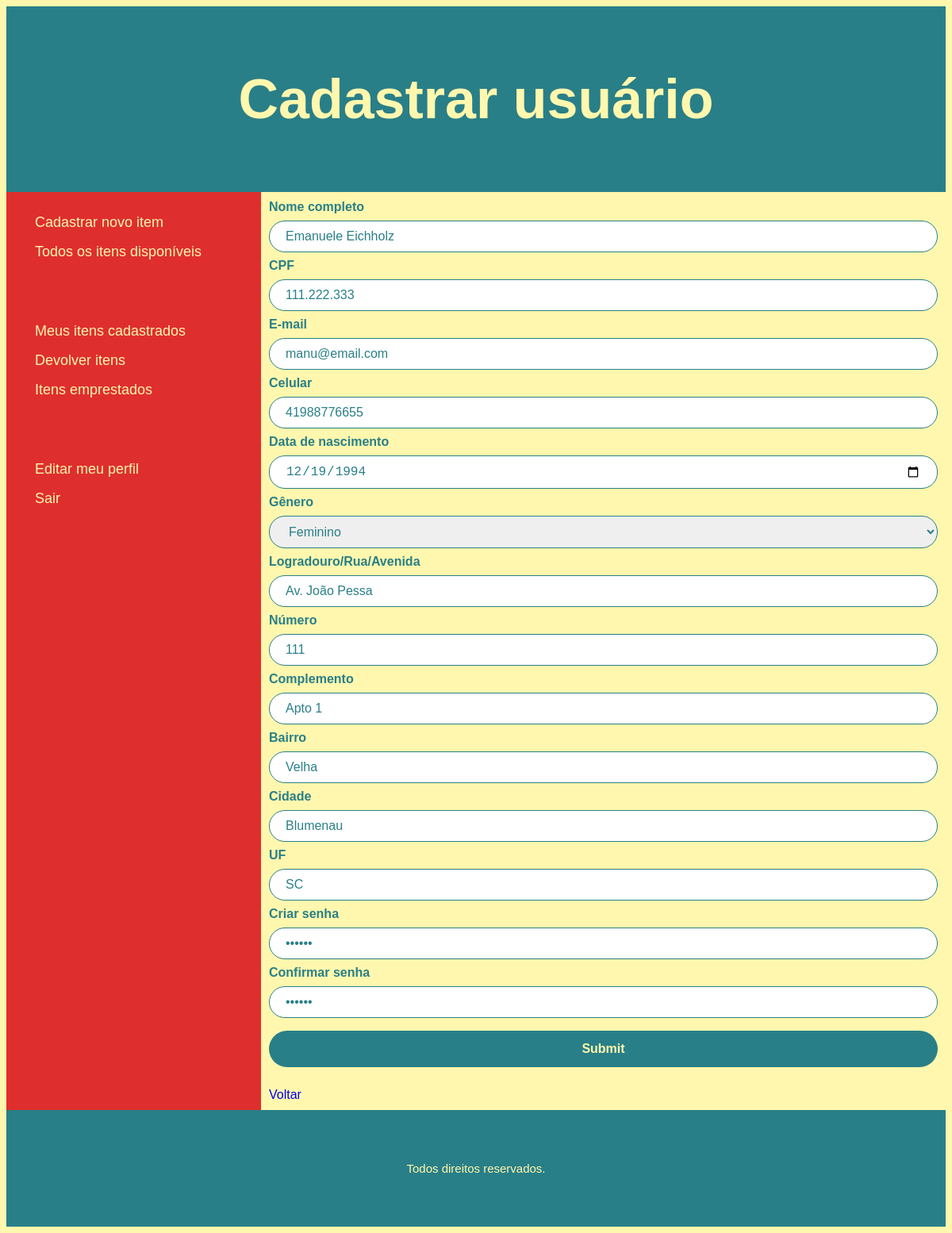
Screenshot of /cadastro-usuario.php?id=19 (signed in) with the database file from the repository.
### tables this page shows
CREATE TABLE `usuarios` (
  `id` int(11) NOT NULL,
  `nome` varchar(100) NOT NULL,
  `email` varchar(100) NOT NULL,
  `cpf` varchar(11) NOT NULL,
  `celular` varchar(13) NOT NULL,
  `dtnasc` date NOT NULL,
  `genero` varchar(1) NOT NULL,
  `logradouro` varchar(100) NOT NULL,
  `numero` int(10) NOT NULL,
  `complemento` varchar(100) NOT NULL,
  `bairro` varchar(50) NOT NULL,
  `cidade` varchar(50) NOT NULL,
  `uf` varchar(2) NOT NULL,
  `senha` varchar(20) NOT NULL
);

### cadastro-usuario.php (the view, shortened to what this page needs)
<?php
    include "includes/topo.php";
	include "includes/conecta.php";
	$nome = "";
	$email = "";
	$cpf = "";
	$celular = "";
	$dtnasc = "";
	$genero = "";
    $logradouro = "";
    $numero = "";
    $complemento = "";
    $bairro = "";
    $cidade = "";
    $uf = "";
    $senha = "";
	if(isset($_GET['id'])){
        ?>
        <header>
        <h1>Cadastrar usuário</h1>
        </header>
         <section>
        <?php
        include "includes/menu.php";
		$id = $_GET['id'];
		$sql = "SELECT * FROM usuarios WHERE id = $id";
		$res = mysqli_query($conn, $sql);
		$row = mysqli_fetch_assoc($res);
        $nome = $row['nome'];
        $email = $row['email'];
        $cpf = $row['cpf'];
        $celular = $row['celular'];
        $dtnasc = $row['dtnasc'];
        $genero = $row['genero'];
        $logradouro = $row['logradouro'];
        $numero = $row['numero'];
        $complemento = $row['complemento'];
        $bairro = $row['bairro'];
        $cidade = $row['cidade'];
        $uf = $row['uf'];
        $senha = $row['senha'];
    }
?>
            <article>
                <form action="recebe-usuario.php" method="post">
                    <label for="nome">Nome completo</label><input type="text" name="nome" value="<?php echo $nome; ?>"/><br/>
                    <label for="cpf">CPF</label> <input type="text" name="cpf" value="<?php echo $cpf; ?>" /><br/>
                    <label for="email">E-mail</label> <input type="email" name="email" value="<?php echo $email; ?>" /><br>
                    <label for="celular">Celular</label> <input type="text" name="celular" value="<?php echo $celular; ?>" /><br/>
                    <label for="dtnasc">Data de nascimento</label> <input type="date" name="dtnasc" value="<?php echo $dtnasc; ?>" /><br/>
                    <label for="genero">Gênero</label>
                    <select name="genero">
                        <option value = "Masculino" <?php if($genero=='F') { echo "selected";}?>>Feminino</option>
                    </select><br/>
                    <label for="logradouro">Logradouro/Rua/Avenida</label> <input type="text" name="logradouro" value="<?php echo $logradouro; ?>" /><br/>
                    <label for="numero"> Número</label> <input type="text" name="numero" value="<?php echo $numero; ?>" /><br/>
                    <label for="complemento">Complemento</label>  <input type="text" name="complemento" value="<?php echo $complemento; ?>" /><br/>
                    <label for="bairro">Bairro</label> <input type="text" name="bairro" value="<?php echo $bairro; ?>"  /><br/>
                    <label for="cidade">Cidade</label> <input type="text" name="cidade" value="<?php echo $cidade; ?>"  /><br/>
                    <label for="uf">UF</label> <input type="text" name="uf" value="<?php echo $uf; ?>" /><br/>
                    <label for="senha">Criar senha</label> <input type="password" name="senha" value="<?php echo $senha;?>"  /><br/>
                    <label for="senha">Confirmar senha</label> <input type="password" name="senha" value="<?php echo $senha;?>" /><br/>
                    <input type="submit" name="enviar"/><br/><br/>
                    <a href="index.php">Voltar</a>
                </form>
            </article>
        </section>
 <?php
    include "includes/rodape.php";
?>

### css/estilo.css (style rules this page uses)
* { box-sizing: border-box; text-decoration: none; }
body { font-family: 'Lucida Sans', 'Lucida Sans Regular', 'Lucida Grande', 'Lucida Sans Unicode', Geneva, Verdana, sans-serif, Helvetica, sans-serif; font-size: 16px; background-color: #FFF7AE; }
header { background-color: #297F87; padding: 30px; text-align: center; font-size: 35px; color: #FFF7AE; }
section { display: -webkit-flex; display: flex; }
article { -webkit-flex: 3; -ms-flex: 3; flex: 3; background-color: #FFF7AE; padding: 10px; }
input[type=text], input[type=date], input[type=password], input[type=email], select, textarea { width: 100%; padding: 10px 20px; margin: 8px 0px; display: inline-block; border: 1px solid #297F87; border-radius: 20px; box-sizing: border-box; font-size: 16px; color: #297F87; }
input[type=submit] { font-weight: 700; width: 100%; background-color: #297F87; color: #FFF7AE; padding: 14px 20px; margin: 8px 0; border: none; border-radius: 25px; cursor: pointer; font-size: 16px; }
label { font-weight: 600; color: #297F87; }

### rows the page displays
usuarios: nome "Emanuele Eichholz", cpf "111.222.333", email "manu@email.com", celular "41988776655", dtnasc "12/19/1994", genero "Feminino", logradouro "Av. João Pessa", numero "111", complemento "Apto 1", bairro "Velha", cidade "Blumenau", uf "SC"
